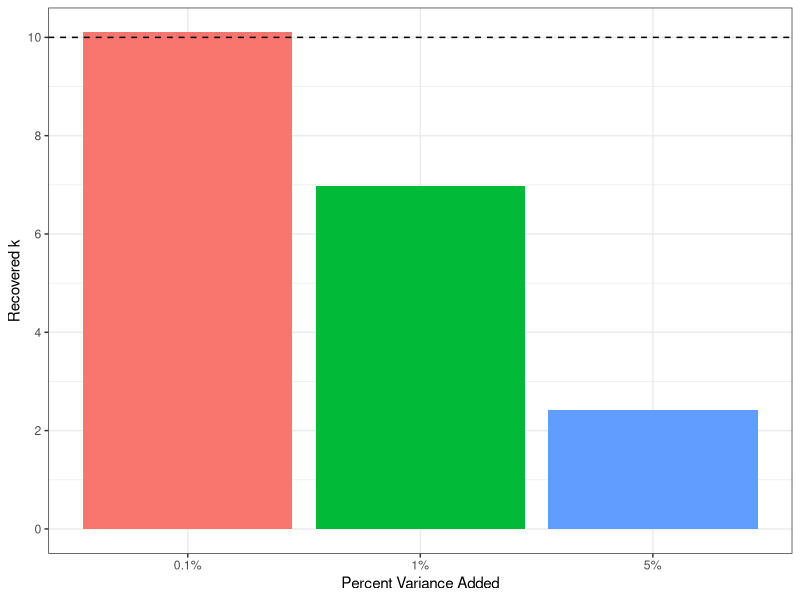
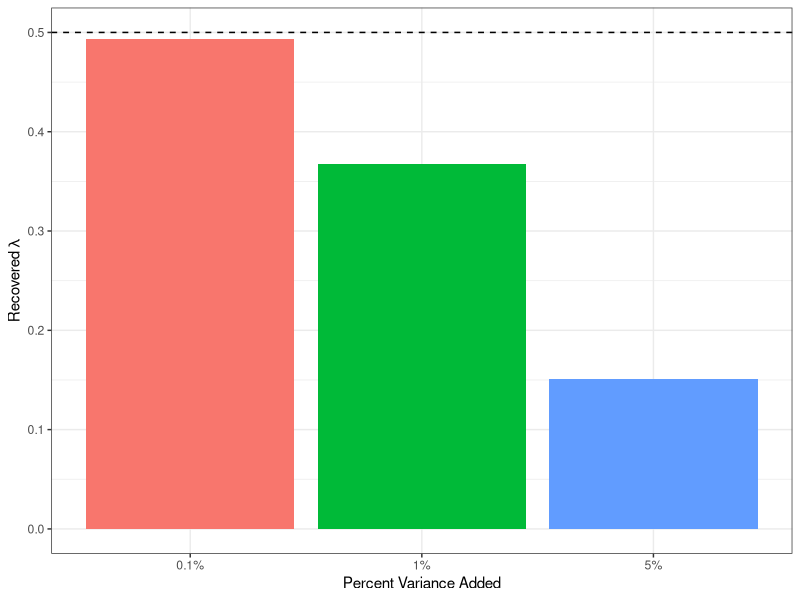
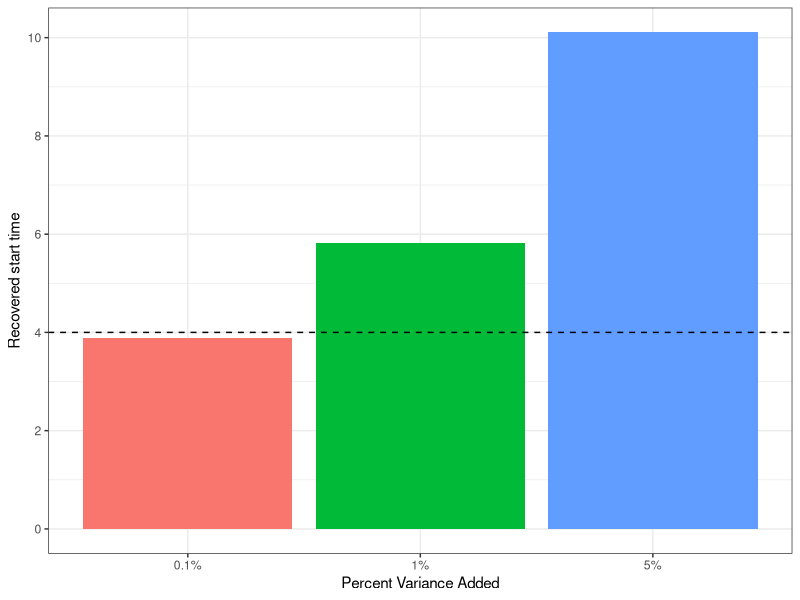
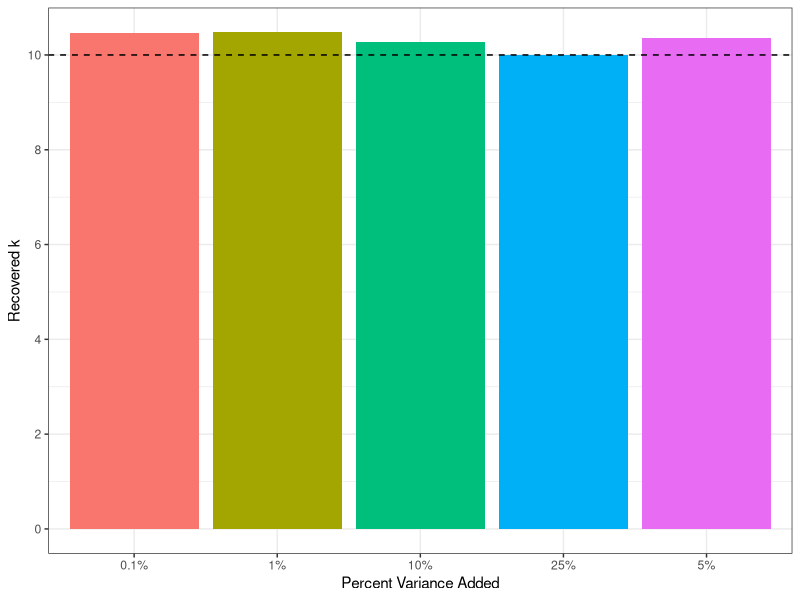
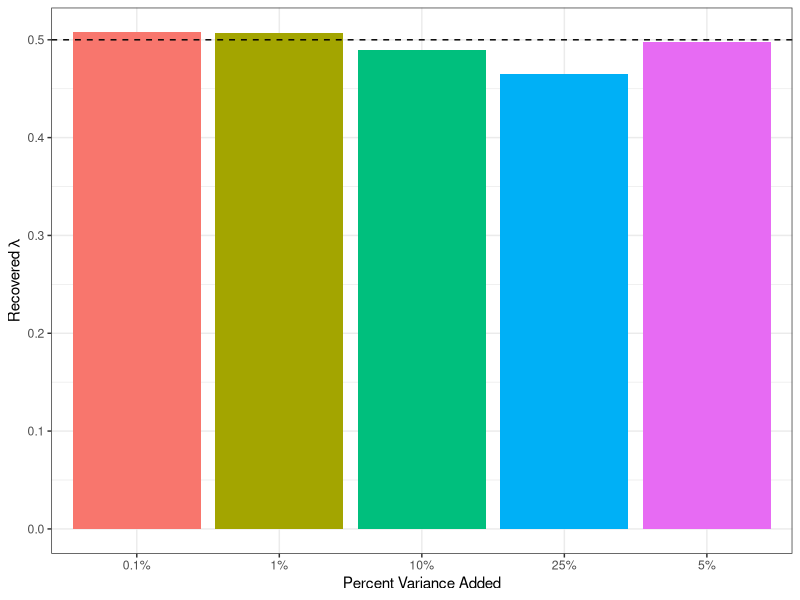
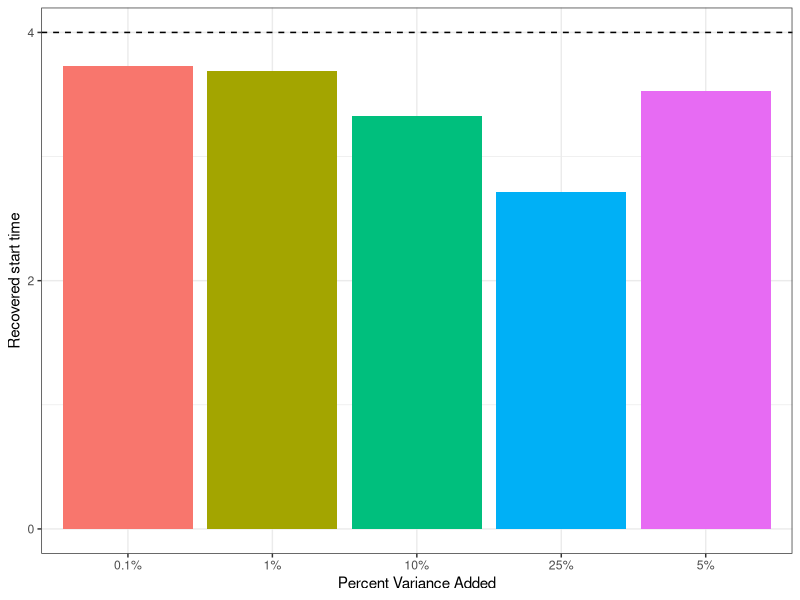

The R script that drew these images, in order:
## ---- chunk 1
suppressMessages(library(ggplot2))
suppressMessages(library(plyr))
## ---- chunk 2
data = read.csv('Recovered_Parameters/Internal/InternalNoise_Summary.csv')
converge = read.csv('Recovered_Parameters/Internal/InternalNoise_Convergence.csv')
converge$converged = "No"
converge$converged[converge$Rhat_k < 1.2 & converge$Rhat_l < 1.2 & converge$Rhat_s < 1.2] = 'Yes'

message(paste('Percent Chains Converged:', 100*dim(converge[converge$converged=='Yes',])[1] / dim(converge)[1]))

data$PercentVar = mapvalues(data$PercentVar, 
                            from = c('Var_001', 'Var_01', 'Var_05',
                                     'Var_10', 'Var_25'),
                            to = c('0.1%', '1%', '5%',
                                     '10%', '25%'))

data = subset(data, PercentVar %in% c('0.1%', '1%', '5%'))

## ---- chunk 3
ggplot(data, aes(PercentVar, k_Mean, fill=PercentVar)) +
  stat_summary(fun.y=mean, geom='bar') +
  stat_summary(fun.data=mean_cl_boot, geom='linerange') +
  geom_hline(aes(yintercept=10), linetype=2) +
  xlab('Percent Variance Added') +
  guides(fill=F) +
  ylab('Recovered k') +
  scale_y_continuous(breaks=seq(0, 12, 2)) +
  theme_bw()
## ---- chunk 4
ggplot(data, aes(PercentVar, lambda_Mean, fill=PercentVar)) +
  stat_summary(fun.y=mean, geom='bar') +
  stat_summary(fun.data=mean_cl_boot, geom='linerange') +
  geom_hline(aes(yintercept=0.5), linetype=2) +
  xlab('Percent Variance Added') +
  guides(fill=F) +
  ylab(expression(paste('Recovered ',lambda))) +
  scale_y_continuous(breaks=seq(0, 0.6, 0.1)) +
  theme_bw()
## ---- chunk 5
ggplot(data, aes(PercentVar, start_Mean, fill=PercentVar)) +
  stat_summary(fun.y=mean, geom='bar') +
  stat_summary(fun.data=mean_cl_boot, geom='linerange') +
  geom_hline(aes(yintercept=4), linetype=2) +
  xlab('Percent Variance Added') +
  guides(fill=F) +
  ylab('Recovered start time') +
  scale_y_continuous(breaks=seq(0, 14, 2)) +
  theme_bw()
## ---- chunk 6
data = read.csv('Recovered_Parameters/External/ExternalNoise_Summary.csv')
converge = read.csv('Recovered_Parameters/External/ExternalNoise_Convergence.csv')
converge$converged = "No"
converge$converged[converge$Rhat_k < 1.2 & converge$Rhat_l < 1.2 & converge$Rhat_s < 1.2] = 'Yes'

message(paste('Percent Chains Converged:', 100*dim(converge[converge$converged=='Yes',])[1] / dim(converge)[1]))

data$PercentVar = mapvalues(data$PercentVar, 
                            from = c('Var_001', 'Var_01', 'Var_05',
                                     'Var_10', 'Var_25'),
                            to = c('0.1%', '1%', '5%',
                                     '10%', '25%'))

## ---- chunk 7
ggplot(data, aes(PercentVar, k_Mean, fill=PercentVar)) +
  stat_summary(fun.y=mean, geom='bar') +
  stat_summary(fun.data=mean_cl_boot, geom='linerange') +
  geom_hline(aes(yintercept=10), linetype=2) +
  xlab('Percent Variance Added') +
  guides(fill=F) +
  ylab('Recovered k') +
  scale_y_continuous(breaks=seq(0, 12, 2)) +
  theme_bw()
## ---- chunk 8
ggplot(data, aes(PercentVar, lambda_Mean, fill=PercentVar)) +
  stat_summary(fun.y=mean, geom='bar') +
  stat_summary(fun.data=mean_cl_boot, geom='linerange') +
  geom_hline(aes(yintercept=0.5), linetype=2) +
  xlab('Percent Variance Added') +
  guides(fill=F) +
  ylab(expression(paste('Recovered ',lambda))) +
  scale_y_continuous(breaks=seq(0, 0.6, 0.1)) +
  theme_bw()
## ---- chunk 9
ggplot(data, aes(PercentVar, start_Mean, fill=PercentVar)) +
  stat_summary(fun.y=mean, geom='bar') +
  stat_summary(fun.data=mean_cl_boot, geom='linerange') +
  geom_hline(aes(yintercept=4), linetype=2) +
  xlab('Percent Variance Added') +
  guides(fill=F) +
  ylab('Recovered start time') +
  scale_y_continuous(breaks=seq(0, 14, 2)) +
  theme_bw()
